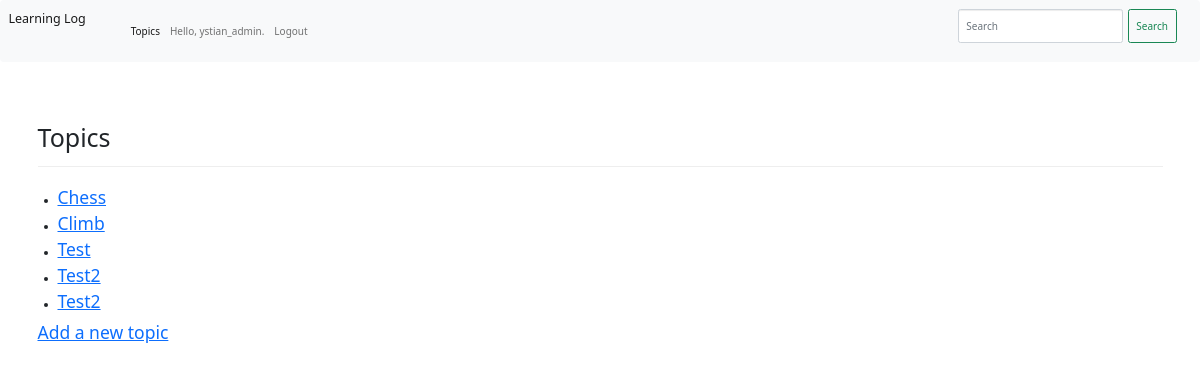
The app's page /topics/ (signed in) with its own data.
### learning_logs/models.py (models this page shows)
class Topic(models.Model):
    text = models.CharField(max_length=200)
    date_added = models.DateTimeField(auto_now_add=True)
    owner = models.ForeignKey(User, on_delete = models.CASCADE)
    def __str__(self):
        return self.text

### learning_logs/views.py (the view)
# urls.py: path('topics/', views.topics, name='topics'),
@login_required
def topics(request):
    topics = Topic.objects.filter(owner = request.user).order_by('date_added')
    context = {'topics':topics}
    return render(request, 'learning_logs/topics.html', context)

### learning_logs/templates/learning_logs/topics.html
{% extends "learning_logs/base.html" %}
{% block  header %}
  <h1>Topics</h1>
{% endblock header %}
{% block content %}
  <ul>
    {% for topic in topics %}
      <li>
        <h3>
          <a href="{% url 'learning_logs:topic'  topic.id %}">{{ topic }}</a>
        </h3>
      </li>
    {% empty %}
      <li>No topics have been added yet.</li>
    {% endfor %}
  </ul>
  <h3>
    <a href="{% url 'learning_logs:new_topic' %}">Add a new topic</a>
  </h3>
{% endblock content %}

### learning_logs/templates/learning_logs/base.html (shortened to what this page needs)
{% load bootstrap3 %}
{% bootstrap_css %}
{% load bootstrap3 %}
<!DOCTYPE html>
<html lang="en">
  <head>
    <link href="https://cdn.jsdelivr.net/npm/bootstrap@5.0.0-beta1/dist/css/bootstrap.min.css" rel="stylesheet">
  </head>
  <body>
    <nav class="navbar navbar-expand-lg navbar-light bg-light">
      <div class="container-fluid">
        <a class="navbar-brand" href="{% url 'learning_logs:index' %}">Learning Log</a>
        <div class="collapse navbar-collapse" id="navbarSupportedContent">
          <ul class="navbar-nav me-auto mb-2 mb-lg-0">
            <li class="nav-item">
              <a class="nav-link active" aria-current="page" href="{% url 'learning_logs:topics' %}">Topics</a>
            </li>
            {% if user.is_authenticated %}
            <li class="nav-item">
              <a class="nav-link" href="#">Hello, {{user.username}}.</a>
            </li>
            <li class="nav-item">
              <a class="nav-link" href="{% url 'users:logout' %}">Logout</a>
            </li>
            {% endif %}
          </ul>
          <form class="d-flex">
            <input class="form-control me-2" type="search" placeholder="Search" aria-label="Search">
            <button class="btn btn-outline-success" type="submit">Search</button>
          </form>
        </div>
      </div>
    </nav>
    <div class="container">
      <div class = "page-header">
        {% block header %}{% endblock header %}
      </div>
      <div>
        {% block content %}{% endblock content %}
      </div>
    </div>
  </body>
</html>

### records on screen
Topic: text "Chess"
Topic: text "Climb"
Topic: text "Test"
Topic: text "Test2"
Topic: text "Test2"

### other values on screen
{{ user.username }} "ystian_admin"
